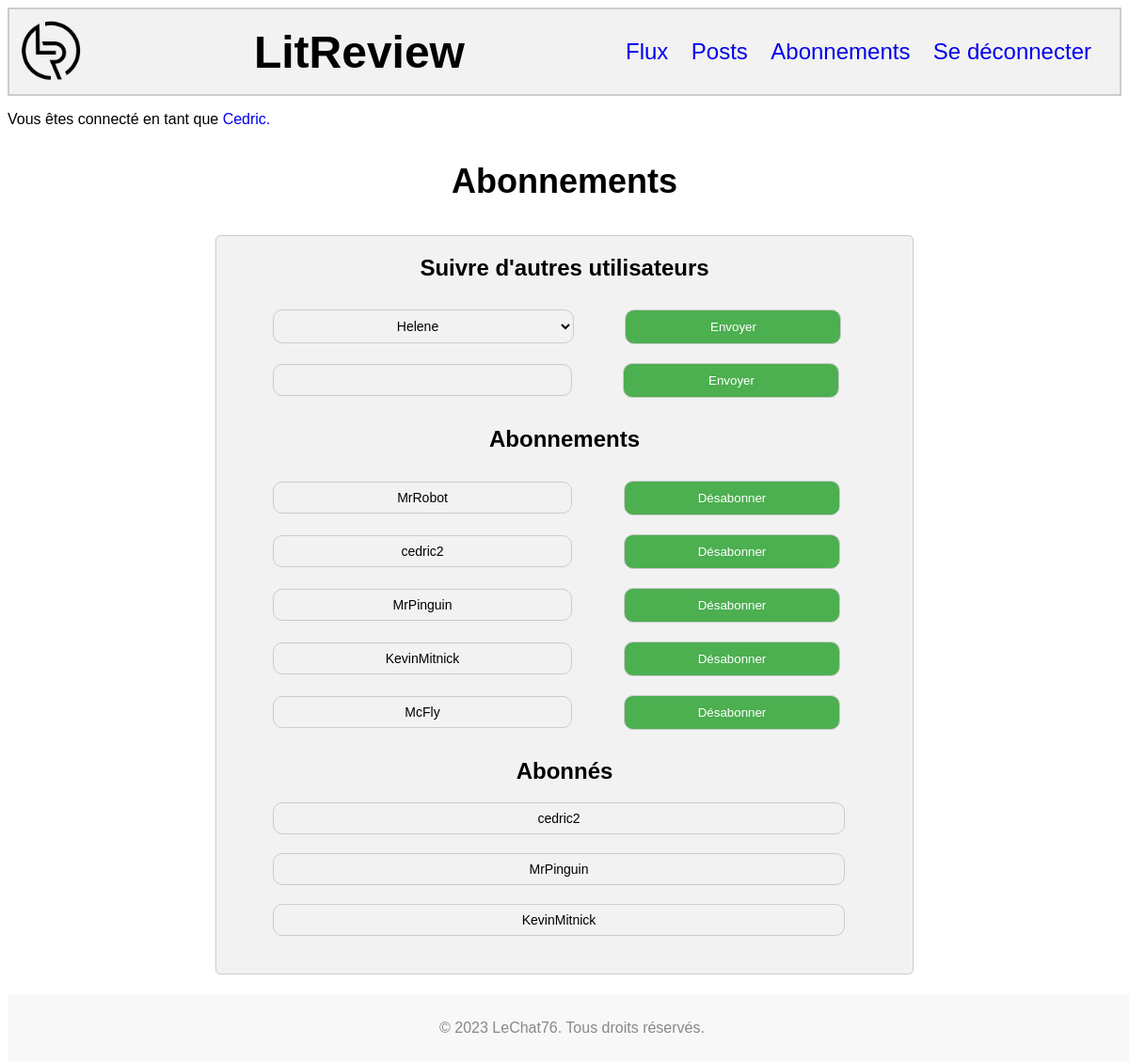
The page /subscriptions/ (signed in) on the database its author committed.
### authentication/models.py (models this page shows)
class User(AbstractUser):
    username = models.CharField(
        max_length = 20,
        unique = True,
    )
    first_name = None
    last_name = None
    email = None

### authentication/views.py (the view, shortened to what this page needs)
# urls.py: path('subscriptions/', authentication.views.subscriptions, name='subscriptions'),
@login_required
def subscriptions(request):
    form = forms.SubscriptionsForm()
    user = request.user
    context = {}
    listFollowed = UserFollows.objects.filter(user=user).values_list('followed_user', flat=True)
    followed_users = get_user_model().objects.filter(id__in=listFollowed)
    listFollowers = UserFollows.objects.filter(followed_user=user).values_list('user_id', flat=True)
    followers_users = get_user_model().objects.filter(id__in=listFollowers)
    available_users = get_user_model().objects.exclude(
        id__in=listFollowed
        ).exclude(
        id=user.id
        ).exclude(
        username=user.username
    )
    context = {
        'followed_users': followed_users,
        'followers_users': followers_users,
        'available_users': available_users,
        'form': form,
    }
    return render(request, 'authentication/subscriptions.html', context)

### authentication/forms.py
class SubscriptionsForm(forms.Form):
    followed_user = forms.CharField(label=False, required=True, widget=forms.TextInput(attrs={'class': 'available-container-field'}))
    class Meta:
        model = models.UserFollows
        fields = ['followed_user']
        labels = {'followed_user': 'Abonnements'}

### authentication/templates/authentication/subscriptions.html (shortened to what this page needs)
<!DOCTYPE html>
{% extends 'loggedin.html' %}
{% load static %}
{% block content %}
<link rel="stylesheet" href="{% static 'subscriptions.css' %}">
<h3>Abonnements</h3>
<div id="container-subscriptions">
    <h2>Suivre d'autres utilisateurs</h2>
    <form method="POST">
        <div id="container-add-follow">
            {% if available_users %}
                <select name="followed_user">
                {% for user in available_users %}
                    <option value="{{ user.id }}">{{ user.username }}</option>
                {% endfor %}
                </select>
                <button type="submit" name="add_subscription">Envoyer</button>
            {% else %}
                <div id="no-available-container">
                <label>Plus d'utilisateurs disponibles</label>
                <button type="submit" name="add_subscription" class="disabled-button">Envoyer</button>
                </div>
            {% endif %}
            {% if available_users %}
                <input type="text" name="followed_user_name">
                <button type="submit" name="add_subscription2">Envoyer</button>
            {% endif %}
        </div>
        <h2>Abonnements</h2>
        {% if followed_users %}
            {% for user in followed_users %}
                <div id="followed-user-container">
                    <label>{{ user.username }}</label>
                    <button type="submit" name="remove_subscription" value="{{ user.id }}">Désabonner</button>
                </div>
            {% endfor %}
        {% else %}
            <p><label id="no-result">Aucun abonnement</label></p>
        {% endif %}
        <h2>Abonnés</h2>
        {% if followers_users %}
            {% for user in followers_users %}
                <div id="follower-user-container">
                    <label>{{ user.username }}</label>
                </div>
            {% endfor %}
        {% else %}
            <p><label id="no-result">Aucun abonné</label></p>
        {% endif %}
    </form>
</div>
{% endblock content %}

### templates/loggedin.html (shortened to what this page needs)
{% load static %}
<head>
    <link rel="stylesheet" href="{% static 'loggedin.css' %}">
</head>
<body>
    <div id="header-loggedin">
        <img src="{% static 'images/LITReview_st.png' %}" alt="Logo LitReview" ondragstart="return false;">
        <h1>LitReview</h1>
        <div id="container-loggedin">
            <a href="{% url 'flux' %}" ondragstart="return false;">Flux</a>
            <a href="{% url 'post' %}" ondragstart="return false;">Posts</a>
            <a href="{% url 'subscriptions' %}" ondragstart="return false;">Abonnements</a>
            <a href="{% url 'logout' %}" ondragstart="return false;">Se déconnecter</a>
        </div>
    </div>
    <p>Vous êtes connecté en tant que <a href="{% url 'subscriptions' %}">{{ request.user|capfirst }}.</a></p>
    <div id="footer">
        <p>&copy; 2023 LeChat76. Tous droits réservés.</p>
    </div>
    {% block content %}
    {% endblock content %}
</body>

### static/loggedin.css (style rules this page uses)
#header-loggedin img { height: 70px; margin-right: 10px; }
h1 { margin: 0; font-size: 48px; user-select: none; }
h2 { user-select: none; display: flex; justify-content: center; }
h3 { user-select: none; }
p { user-select: none; }
#footer { position: fixed; bottom: 0; width: 100%; background-color: #f8f8f8; padding: 10px 0; text-align: center; color: #888; }
body { background-image: url("/static/images/LITReview_st_b.png"); background-size: 250px; background-position: center; background-repeat: no-repeat; background-attachment: fixed; padding-bottom: 60px; font-family: Arial, sans-serif; }
a { text-decoration: none; }
#header-loggedin { display: flex; justify-content: space-between; align-items: center; padding: 10px; background-color: #f2f2f2; border: 2px solid #ccc; }
#container-loggedin a { margin-right: 20px; font-size: 24px; user-select: none; }

### static/subscriptions.css (style rules this page uses)
h2 { display: flex; justify-content: center; user-select: none; }
h3 { display: flex; justify-content: center; font-size : 36px; user-select: none; }
label { user-select: none; }
#container-subscriptions { margin : 2%; margin-left : auto; margin-right : auto; width: 680px; background-color: #f2f2f2; border-radius: 5px; padding : 0px 30px 20px 30px; justify-content: space-around; border: 1px solid #ccc; }
button[type="submit"] { text-align: center; background-color: #4CAF50; color: white; cursor: pointer; margin-top : 10px; width: 230px; padding: 10px; margin-bottom: 10px; border: 1px solid #ccc; border-radius: 10px; }
select { text-align: center; background: #F2F2F2; padding: 8px; margin-right: 50px; margin-left: 30px; width: 320px; border: 1px solid #CCCCCC; border-radius: 10px; font-size: 14px; }
input[type="text"] { text-align: center; background: #F2F2F2; padding: 8px; margin-right: 50px; margin-left: 30px; width: 300px; border: 1px solid #CCCCCC; border-radius: 10px; font-size: 14px; font-family: Arial; }
#followed-user-container, #follower-user-container { display: flex; align-items: center; }
#followed-user-container label { display: block; text-align: center; background: #F2F2F2; padding: 8px; font-size: 14px; margin-right: 55px; margin-left: 30px; width: 300px; border: 1px solid #CCCCCC; border-radius: 10px; }
#follower-user-container label { display: block; text-align: center; background: #F2F2F2; padding: 8px; font-size: 14px; margin-left: 30px; margin-bottom: 20px; width: 590px; border: 1px solid #CCCCCC; border-radius: 10px; }

### rows shown on the page
User: user "Cedric"
User: username "MrRobot", {{ user.id }} 1 (drawn)
User: username "cedric2", {{ user.id }} 5 (drawn)
User: username "MrPinguin", {{ user.id }} 7 (drawn)
User: username "KevinMitnick", {{ user.id }} 8 (drawn)
User: username "McFly", {{ user.id }} 11 (drawn)

### other values the page prints
form field followed_user "Helene"
